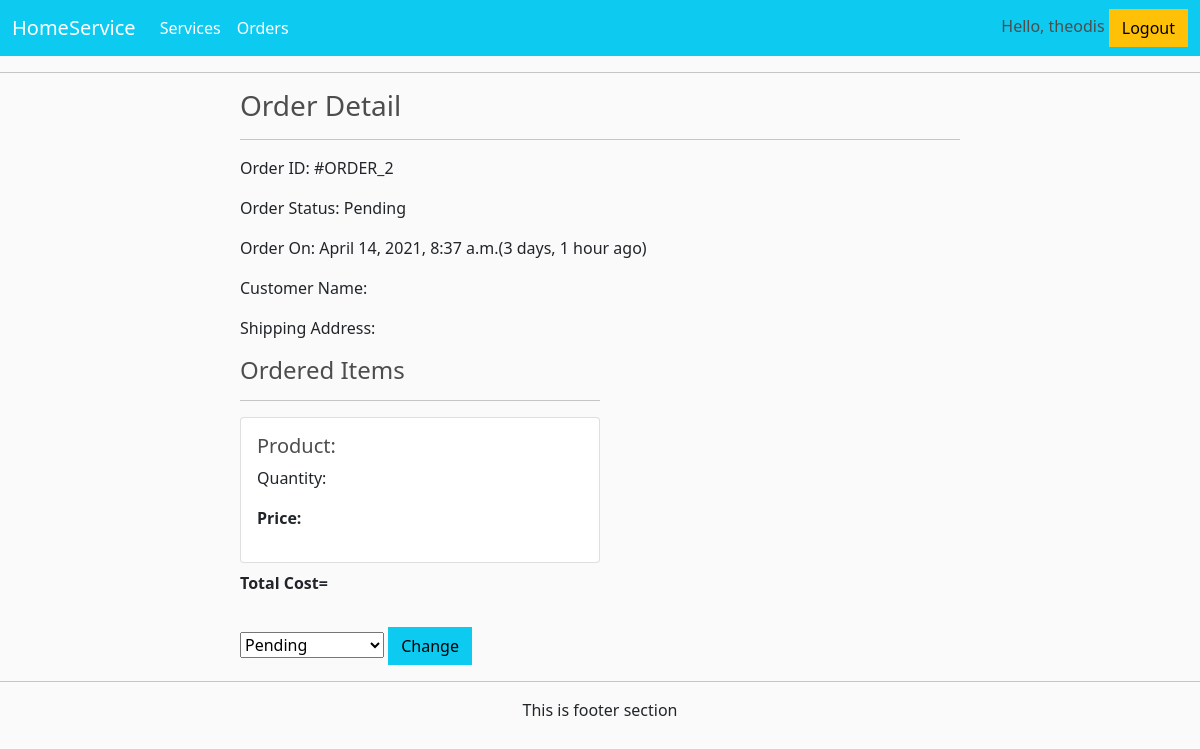
Page /order/servicemen-order-detail/2/ (signed in) on the committed database.
### accounts/models.py (models this page shows)
class User(AbstractUser):
    is_customer = models.BooleanField(default=False)
    is_servicemen =  models.BooleanField(default=False)
    first_name = models.CharField(max_length=200, null=True)
    last_name = models.CharField(max_length=200, null=True)

### order/models.py (models this page shows, shortened)
class Order(models.Model):
    STATUS = (
        ("Pending", "Pending"),
        ("Reviewed", "Reviewed"),
        ("Expert Assigned", "Expert Assigned"),
        ("Working", "Working"),
        ("Finished", "Finished"),
    )
    customer = models.ForeignKey(Customer, on_delete=models.SET_NULL, blank=True, null=True)
    service = models.ForeignKey(Service, on_delete=models.SET_NULL, blank=True, null=True)
    description = models.CharField(max_length=2000, null=True)
    date_ordered = models.DateTimeField(auto_now_add=True)
    status = models.CharField(max_length=200, null=True, choices=STATUS, default="Pending")
    address = models.CharField(max_length=100, null=True)
    street = models.CharField(max_length=100, null=True)
    class Meta:
        ordering = ['-date_ordered']

### order/views.py (the view)
# urls.py: path('servicemen-order-detail/<int:pk>/', views.ServicemenOrderDetailView.as_view(), name="servicemen_order_detail"),
@method_decorator(admin_only , name='dispatch')
class ServicemenOrderDetailView(DetailView):
    template_name = "order/servicemenorderdetail.html"
    model = Order
    context_object_name = "ord_obj"
    def get_context_data(self, **kwargs):
        context = super().get_context_data(**kwargs)
        context["allstatus"] = Order.STATUS
        return context

### accounts/auth.py (called while the page is built)
def admin_only(view_function):
    def wrapper_function(request, *args, **kwargs):
        if request.user.is_staff:
            return view_function(request, *args, **kwargs)
        else:
            return redirect('service')
    return wrapper_function

### order/templates/order/servicemenorderdetail.html (shortened to what this page needs)
{% extends 'index.html' %}
{% load static %}
{% block content %}
<div class="container">
    <div class="row">
        <div class="col-md-8 mx-auto">
            <h3>Order Detail</h3>
            <hr>
            <p><span class="font-weight-bold">Order ID: </span> #ORDER_{{ord_obj.id}}</p>
            <p><span class="font-weight-bold">Order Status: </span> {{ord_obj.status}}</p>
            <p><span class="font-weight-bold">Order On: </span> {{ord_obj.date_ordered}}({{ord_obj.date_ordered|timesince}} ago)</p>
            <p><span class="font-weight-bold">Customer Name: </span> {{ord_obj.customer.firstname}}</p>
            <p><span class="font-weight-bold">Shipping Address: </span>{{ord_obj.address.address}}</p>
            <h4>Ordered Items</h4>
            <table class="table">
               <div class="col-sm-6">
      <hr>
      <div class="card mb-2">
        <div class="card-body">
          <h5>Product: {{ord_obj.product.title}}</h5>
          <p>Quantity: {{ord_obj.quantity}}</p>
          <p class="fw-bold">Price: {{ord_obj.total_cost}}</p>
        </div>
      </div>
      <p class="fw-bold">Total Cost= {{ord_obj.total_cost}} </p>
    </div>
            </table>
            <form action="{% url 'servicemen_orderstatus_change' ord_obj.id %}" method="POST">
                <select name="status">
                    {% for i, j in allstatus %}
                    <option value="{{i}}" {% if i == ord_obj.status %}selected{% endif %}>{{j}}</option>
                    {% endfor %}
                </select>
                <button class="btn btn-info">Change</button>
            </form>
        </div>
    </div>
</div>
{% endblock content %}

### templates/navbar.html (shortened to what this page needs)
{% load static %}
<div>
    <nav class="navbar navbar-expand-lg navbar-dark bg-info">
        <div class="container-fluid">
            <a class="navbar-brand" href="{% url 'service' %}">HomeService</a>
            <div class="collapse navbar-collapse" id="navbarSupportedContent">
                <ul class="navbar-nav me-auto mb-2 mb-lg-0">
                    <li class="nav-item">
                        <a class="nav-link active" aria-current="page" href="{% url 'service' %}">Services</a>
                    </li>
                    {% if user.is_authenticated %}
                    <li class="nav-item">
                        <a class="nav-link active" aria-current="page" href="{% url 'orderview' 2 %}">Orders</a>
                    </li>
                    {% endif %}
                </ul>
                <div class="form-inline my-2 my-lg-0">
                    {% if user.is_authenticated %}
                    <h6 style="display: inline-block;">Hello, {{ request.user }}</h6>
                    <a href="{% url 'logout' %}" class="btn btn-warning">Logout</a>
                    {% else %}
                    <a href="{% url 'login' %}" class="btn btn-success">Login</a>
                    <a href="{% url 'register_customer' %}" class="btn btn-success">Register</a>
                    {% endif %}
                </div>
            </div>
        </div>
    </nav>
</div>

### static/css/style.css (style rules this page uses)
body { background-color: hsl(0, 0%, 98%); }
h1,h2,h3,h4,h5,h6 { color:hsl(0, 0%, 30%); }
.btn { border-radius: 0; }

### rows in the picture
User: user "theodis"
Order: id "2", status "Pending", date_ordered "April 14, 2021, 8:37 a.m.", date_ordered "3 days, 1 hour"
